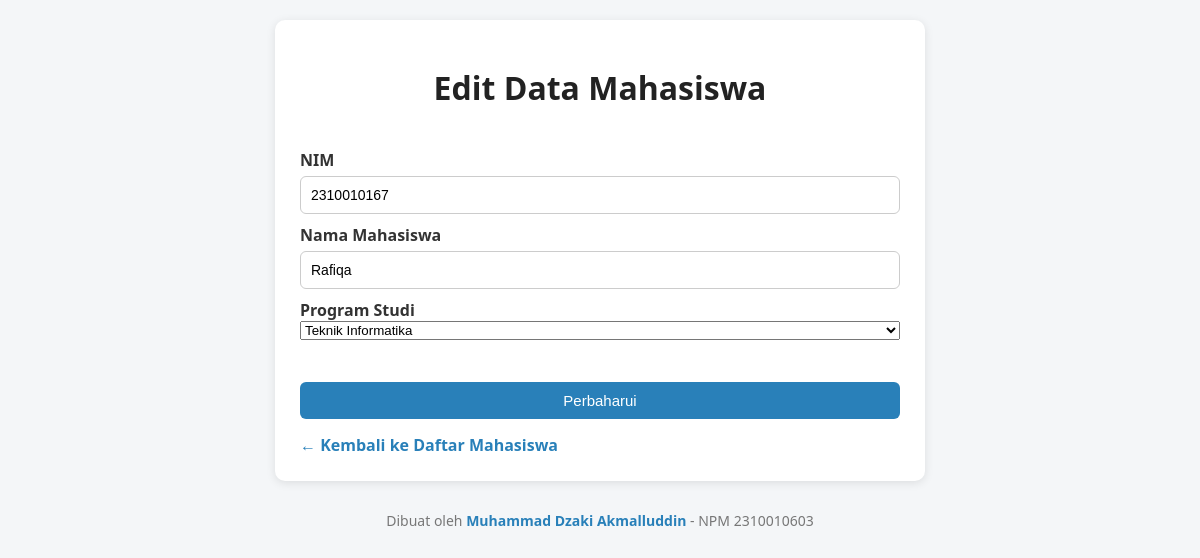
The app's page /index.php/mahasiswa/edit/2 with its own data.
### tables this page shows
CREATE TABLE `mahasiswa` (
  `id_mahasiswa` int NOT NULL,
  `NIM` varchar(10) NOT NULL,
  `nama_mhs` varchar(90) NOT NULL,
  `id_prodi` int DEFAULT NULL
);

CREATE TABLE `prodi` (
  `id_prodi` int NOT NULL,
  `kode_prodi` varchar(10) NOT NULL,
  `nama_prodi` varchar(255) NOT NULL
);

### application/controllers/Mahasiswa.php (called while the page is built, shortened)
<?php
class Mahasiswa extends CI_Controller {
    public function __construct()
    {
        $this->load->model('Mahasiswa_model');
        $this->load->model('Prodi_model');
    }
    public function edit($id) {
        $data['prodi'] = $this->Prodi_model->lihatData();
        $data['mahasiswa'] = $this->Mahasiswa_model->getById($id);
        $this->load->view('mahasiswa_edit', $data);
    }
}

### index.php (called while the page is built, shortened)
<?php
require_once BASEPATH.'core/CodeIgniter.php';

### application/models/Mahasiswa_model.php (called while the page is built, shortened)
<?php
class Mahasiswa_model extends CI_Model {
    public function getById($id) {
        return $this->db->get_where('mahasiswa', ['id_mahasiswa' => $id])->row();
    }
}

### application/models/Prodi_model.php (called while the page is built, shortened)
<?php
class Prodi_model extends CI_Model {
    public function lihatData()
    {
        return $this->db->get('prodi')->result();
    }
}

### application/views/Mahasiswa_edit.php (the view, shortened to what this page needs)
<!DOCTYPE html>
<html lang="id">
<head>
</head>
<body>
  <div class="container">
    <h1>Edit Data Mahasiswa</h1>
    <form action="<?= site_url('mahasiswa/perbaharui/' . $mahasiswa->id_mahasiswa) ?>" method="post">
      <label for="nim">NIM</label>
      <input type="text" name="nim" id="nim" value="<?= $mahasiswa->NIM ?>" required>
      <label for="nama_mhs">Nama Mahasiswa</label>
      <input type="text" name="nama_mhs" id="nama_mhs" value="<?= $mahasiswa->nama_mhs ?>" required>
       <label for="id_prodi">Program Studi</label>
    <select name="id_prodi" id="id_prodi" required>
        <?php foreach ($prodi as $ps) : ?>
        <option value="<?= $ps->id_prodi ?>" <?= $mahasiswa->id_prodi == $ps->id_prodi ? 'selected' : '' ?>>
            <?= $ps->nama_prodi ?>
        </option>
        <?php endforeach; ?>
    </select><br>
      <input type="submit" class="btn-submit" value="Perbaharui">
    </form>
    <a href="<?= site_url('mahasiswa') ?>" class="btn-back">← Kembali ke Daftar Mahasiswa</a>
  </div>
  <div class="footer">
    Dibuat oleh <span>Muhammad Dzaki Akmalluddin</span> - NPM 2310010603
  </div>
</body>
</html>

### application/views/Mahasiswa_edit.php (style rules this page uses)
body { font-family: "Segoe UI", Tahoma, Geneva, Verdana, sans-serif; background-color: #f4f6f8; margin: 0; padding: 20px; }
h1 { text-align: center; color: #222; margin-bottom: 30px; }
.container { background-color: #fff; border-radius: 10px; box-shadow: 0 2px 10px rgba(0,0,0,0.1); padding: 25px; max-width: 600px; margin: auto; }
form { display: flex; flex-direction: column; }
label { font-weight: 600; margin-top: 10px; color: #333; }
input[type="text"] { padding: 10px; margin-top: 5px; border: 1px solid #ccc; border-radius: 6px; font-size: 14px; transition: 0.2s; }
.btn-submit { background-color: #2980b9; color: white; border: none; border-radius: 6px; padding: 10px 15px; font-size: 15px; margin-top: 20px; cursor: pointer; transition: 0.2s; }
.btn-back { display: inline-block; margin-top: 15px; text-decoration: none; color: #2980b9; font-weight: bold; text-align: center; transition: 0.2s; }
.footer { text-align: center; margin-top: 30px; font-size: 14px; color: #777; }
.footer span { color: #2980b9; font-weight: bold; }

### records on screen
mahasiswa: nim "2310010167", nama_mhs "Rafiqa", id_prodi "Teknik Informatika"
